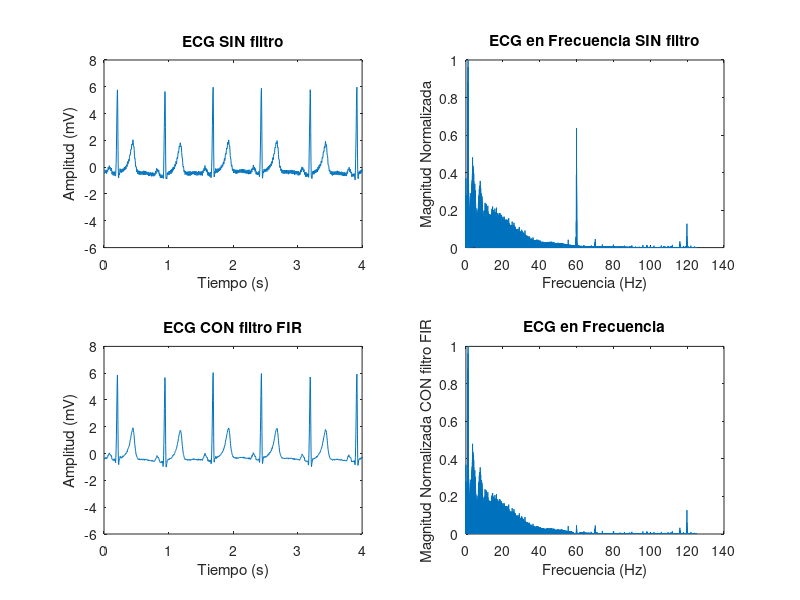

This chart was generated by the following MATLAB code:
clc; 
clear; 
close all;

load('ecg.mat')

Fs = 250;
G = 2000;

ecg = ecg/G;
ecg = (ecg - mean(ecg))/std(ecg);
t = (1:1:length(ecg))*(1/Fs);

F = fft(ecg);
F = abs(F);
F = F(1:ceil(end/2));
F = F/max(F);

L = length(F);

f = (1:1:L)*((Fs/2)/L);
%% Filtrado FIR

% Caracteristicas del filtro
orden = 200;
limi = 59;
lims = 61;

% Normalizar
limi_n = limi/(Fs/2);
lims_n = lims/(Fs/2);

% Crear filtro
a = 1;
b = fir1(orden,[limi_n lims_n],'stop');

% Filtrar señal
ecg_limpio = filtfilt(b,a,ecg);

%% Grafica General
figure;

% Graficar Dominio del tiempo  --------------------

% Graficar el ECG sin filtrar
subplot(2,2,1);
plot(t,ecg);
xlim([0 4])
xlabel('Tiempo (s)')
ylabel('Amplitud (mV)')
title('ECG SIN filtro')

% Graficar el ECG filtrado
subplot(2,2,3);
plot(t,ecg_limpio);
xlim([0 4])
xlabel('Tiempo (s)')
ylabel('Amplitud (mV)')
title('ECG CON filtro FIR')

% Graficar Dominio de la frecuencia  --------------------


% Graficar el ECG sin filtrar

F = fft(ecg);
F = abs(F);
F = F(1:ceil(end/2));
F = F/max(F);

subplot(2,2,2);
plot(f,F)
xlabel('Frecuencia (Hz)');
ylabel('Magnitud Normalizada');
title('ECG en Frecuencia SIN filtro');


% Graficar el ECG filtrado

F = fft(ecg_limpio);
F = abs(F);
F = F(1:ceil(end/2));
F = F/max(F);

subplot(2,2,4);
plot(f,F)
xlabel('Frecuencia (Hz)');
ylabel('Magnitud Normalizada CON filtro FIR');
title('ECG en Frecuencia');